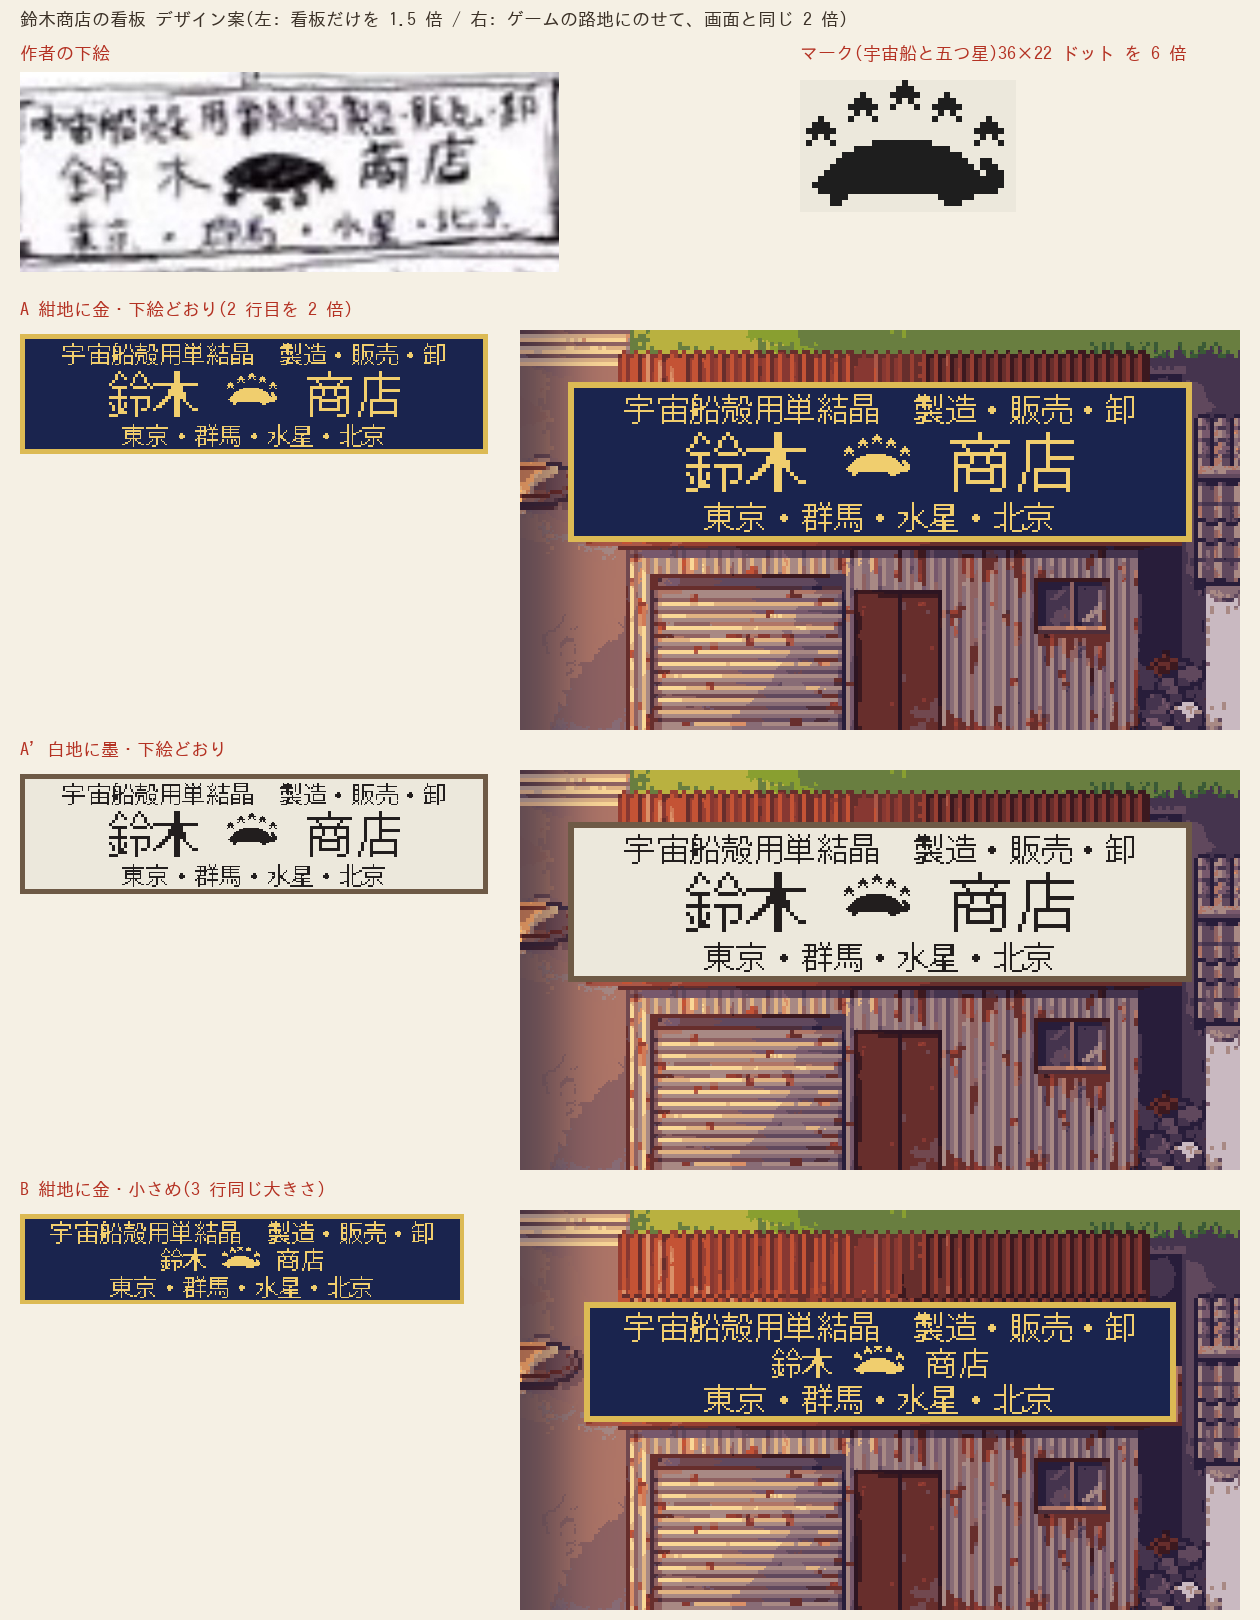

This figure's Python source:
# 鈴木商店の看板 デザイン案(作者の下絵 docs/record/2026-10-02-suzuki/author_sign_sketch.jpg から)
from PIL import Image, ImageDraw, ImageFont
import subprocess
FONT = '/tmp/claude-0/-home-user-project/e7cb1a9b-b078-5ece-9cdf-0647f5a9d6fa/scratchpad/DG.ttf'
fnt = ImageFont.truetype(FONT, 16)
OUT = '/home/user/project/docs/assets/suzuki/sign/'
BG = '/home/user/project/field/assets/worlds/suzuki/bg_alley.png'

def text_mask(t, scale=1):
    m = Image.new('L', (len(t) * 16 + 4, 20), 0)
    ImageDraw.Draw(m).text((0, -3), t, fill=255, font=fnt)
    m = m.point(lambda v: 255 if v > 110 else 0)
    m = m.crop(m.getbbox() if m.getbbox() else (0, 0, 1, 1))
    if scale > 1: m = m.resize((m.width * scale, m.height * scale), Image.NEAREST)
    return m

# 宇宙船(下絵の黒い丸い船体。右に船首、下に脚)。1 文字 = 1 ドット
SHIP = [
    "..........##########............",
    ".......################.........",
    ".....####################.......",
    "....######################..##..",
    "...########################.###.",
    "..##########################.###",
    ".###############################",
    "################################",
    ".##############################.",
    "...###...............######.....",
    "...##.................###.......",
]
STAR = ["..#..", ".###.", "#####", ".#.#.", "#...#"]

def mark(col):
    w, h = 36, 22
    m = Image.new('RGBA', (w, h), (0, 0, 0, 0)); px = m.load()
    for y, row in enumerate(SHIP):
        for x, ch in enumerate(row):
            if ch == '#': px[x + 2, y + 10] = col
    # 五つ星: 船の上に弧
    for i, (sx, sy) in enumerate([(1, 6), (8, 2), (15, 0), (22, 2), (29, 6)]):
        for y, row in enumerate(STAR):
            for x, ch in enumerate(row):
                if ch == '#' and 0 <= sx + x < w and 0 <= sy + y < h: px[sx + x, sy + y] = col
    return m

def paste_mask(im, m, x, y, col):
    im.paste(Image.new('RGBA', m.size, col), (x, y), m)

def board(kind, colors):
    ground, ink, frame = colors
    if kind == 'A':   # 下絵どおり: 2 行目の「鈴木」「商店」を 2 倍
        W, H = 312, 80
    else:             # 小さめ: 3 行とも同じ大きさ
        W, H = 296, 60
    im = Image.new('RGBA', (W, H), ground); d = ImageDraw.Draw(im)
    d.rectangle((0, 0, W - 1, H - 1), outline=frame, width=3)
    l1 = text_mask('宇宙船殻用単結晶　製造・販売・卸')
    l3 = text_mask('東京・群馬・水星・北京')
    if kind == 'A':
        paste_mask(im, l1, (W - l1.width) // 2, 6, ink)
        a, b = text_mask('鈴木', 2), text_mask('商店', 2)
        mk = mark(ink)
        gap = 18; tot = a.width + gap + mk.width + gap + b.width; x = (W - tot) // 2
        paste_mask(im, a, x, 25, ink); im.alpha_composite(mk, (x + a.width + gap, 26)); paste_mask(im, b, x + a.width + gap + mk.width + gap, 25, ink)
        paste_mask(im, l3, (W - l3.width) // 2, 60, ink)
    else:
        paste_mask(im, l1, (W - l1.width) // 2, 5, ink)
        a, b = text_mask('鈴木'), text_mask('商店')
        mk = mark(ink).resize((27, 16), Image.NEAREST)
        gap = 10; tot = a.width + gap + mk.width + gap + b.width; x = (W - tot) // 2
        paste_mask(im, a, x, 23, ink); im.alpha_composite(mk, (x + a.width + gap, 21)); paste_mask(im, b, x + a.width + gap + mk.width + gap, 23, ink)
        paste_mask(im, l3, (W - l3.width) // 2, 41, ink)
    return im

NAVY = ((26, 36, 78, 255), (240, 206, 110, 255), (220, 186, 84, 255))
WHITE = ((236, 232, 220, 255), (34, 30, 30, 255), (110, 90, 70, 255))
opts = [('A', NAVY, 'A 紺地に金・下絵どおり(2 行目を 2 倍)'), ('A', WHITE, 'A\' 白地に墨・下絵どおり'), ('B', NAVY, 'B 紺地に金・小さめ(3 行同じ大きさ)')]
bg = Image.open(BG).convert('RGBA')
F2 = ImageFont.truetype('/usr/share/fonts/opentype/ipafont-gothic/ipag.ttf', 18)
sk = Image.open('/home/user/project/docs/record/2026-10-02-suzuki/author_sign_sketch.jpg').convert('RGB')
sheet = Image.new('RGB', (1260, 3 * 440 + 300), (245, 240, 228)); sd = ImageDraw.Draw(sheet)
sd.text((20, 10), '鈴木商店の看板 デザイン案(左: 看板だけを 1.5 倍 / 右: ゲームの路地にのせて、画面と同じ 2 倍)', fill=(60, 50, 40), font=F2)
sd.text((20, 44), '作者の下絵', fill=(180, 50, 35), font=F2)
sheet.paste(sk.resize((sk.width * 200 // sk.height, 200)), (20, 72))
mk = mark((30, 30, 30, 255)); big = Image.new('RGBA', mk.size, (236, 232, 220, 255)); big.alpha_composite(mk)
sd.text((800, 44), 'マーク(宇宙船と五つ星)36×22 ドット を 6 倍', fill=(180, 50, 35), font=F2)
sheet.paste(big.resize((mk.width * 6, mk.height * 6), Image.NEAREST).convert('RGB'), (800, 80))
for i, (kind, cols, label) in enumerate(opts):
    bd = board(kind, cols); y0 = 300 + i * 440
    sd.text((20, y0), label, fill=(180, 50, 35), font=F2)
    sheet.paste(bd.resize((bd.width * 3 // 2, bd.height * 3 // 2), Image.NEAREST).convert('RGB'), (20, y0 + 34))
    m = bg.copy(); cx = 607
    m.alpha_composite(bd, (cx - bd.width // 2, 126 - bd.height))
    sheet.paste(m.crop((cx - 180, 20, cx + 180, 220)).resize((720, 400), Image.NEAREST).convert('RGB'), (520, y0 + 30))
    bd.save(OUT + f'sign_{i}.png')
sheet.save(OUT + 'sign_mock.png')
print('ok')
